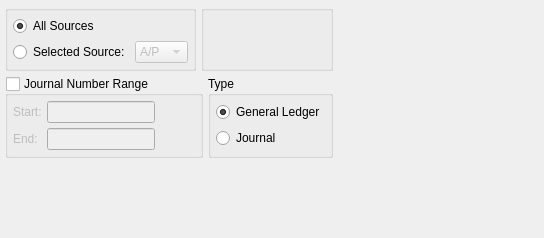
<?xml version="1.0" encoding="UTF-8"?>
<ui version="4.0">
 <comment>This file is part of the xTuple ERP: PostBooks Edition, a free and
open source Enterprise Resource Planning software suite,
Copyright (c) 1999-2010 by OpenMFG LLC, d/b/a xTuple.
It is licensed to you under the Common Public Attribution License
version 1.0, the full text of which (including xTuple-specific Exhibits)
is available at www.xtuple.com/CPAL.  By using this software, you agree
to be bound by its terms.</comment>
 <class>dspGLSeries</class>
 <widget class="QWidget" name="dspGLSeries">
  <property name="geometry">
   <rect>
    <x>0</x>
    <y>0</y>
    <width>544</width>
    <height>238</height>
   </rect>
  </property>
  <property name="windowTitle">
   <string>Journal Series</string>
  </property>
  <layout class="QVBoxLayout" name="verticalLayout">
   <property name="spacing">
    <number>0</number>
   </property>
   <item>
    <layout class="QHBoxLayout" name="horizontalLayout_2">
     <item>
      <layout class="QGridLayout" name="gridLayout_6">
       <item row="0" column="0">
        <widget class="QGroupBox" name="_sourceGroup">
         <property name="title">
          <string/>
         </property>
         <layout class="QGridLayout" name="gridLayout">
          <item row="0" column="0" colspan="2">
           <widget class="QRadioButton" name="_allSources">
            <property name="text">
             <string>All Sources</string>
            </property>
            <property name="checked">
             <bool>true</bool>
            </property>
           </widget>
          </item>
          <item row="1" column="0">
           <widget class="QRadioButton" name="_selectedSource">
            <property name="text">
             <string>Selected Source:</string>
            </property>
           </widget>
          </item>
          <item row="1" column="1">
           <widget class="XComboBox" name="_source">
            <property name="enabled">
             <bool>false</bool>
            </property>
            <item>
             <property name="text">
              <string>A/P</string>
             </property>
            </item>
            <item>
             <property name="text">
              <string>A/R</string>
             </property>
            </item>
            <item>
             <property name="text">
              <string>G/L</string>
             </property>
            </item>
            <item>
             <property name="text">
              <string>I/M</string>
             </property>
            </item>
            <item>
             <property name="text">
              <string>P/D</string>
             </property>
            </item>
            <item>
             <property name="text">
              <string>P/O</string>
             </property>
            </item>
            <item>
             <property name="text">
              <string>S/O</string>
             </property>
            </item>
            <item>
             <property name="text">
              <string>S/R</string>
             </property>
            </item>
            <item>
             <property name="text">
              <string>W/O</string>
             </property>
            </item>
           </widget>
          </item>
         </layout>
        </widget>
       </item>
       <item row="0" column="1">
        <widget class="QGroupBox" name="_dateGroup">
         <property name="title">
          <string/>
         </property>
         <layout class="QGridLayout" name="gridLayout_2">
          <item row="0" column="0">
           <widget class="DateCluster" name="_dates">
            <property name="focusPolicy">
             <enum>Qt::StrongFocus</enum>
            </property>
           </widget>
          </item>
         </layout>
        </widget>
       </item>
       <item row="1" column="0" colspan="2">
        <layout class="QHBoxLayout" name="horizontalLayout">
         <item>
          <widget class="QGroupBox" name="_jrnlGroup">
           <property name="enabled">
            <bool>true</bool>
           </property>
           <property name="title">
            <string>Journal Number Range</string>
           </property>
           <property name="checkable">
            <bool>true</bool>
           </property>
           <property name="checked">
            <bool>false</bool>
           </property>
           <layout class="QGridLayout" name="gridLayout_3">
            <item row="0" column="0">
             <widget class="QLabel" name="_startJrnlnumLit">
              <property name="text">
               <string>Start:</string>
              </property>
             </widget>
            </item>
            <item row="0" column="1">
             <widget class="QLineEdit" name="_startJrnlnum">
              <property name="sizePolicy">
               <sizepolicy hsizetype="Preferred" vsizetype="Fixed">
                <horstretch>0</horstretch>
                <verstretch>0</verstretch>
               </sizepolicy>
              </property>
             </widget>
            </item>
            <item row="0" column="2">
             <spacer name="horizontalSpacer">
              <property name="orientation">
               <enum>Qt::Horizontal</enum>
              </property>
              <property name="sizeHint" stdset="0">
               <size>
                <width>40</width>
                <height>20</height>
               </size>
              </property>
             </spacer>
            </item>
            <item row="1" column="0">
             <widget class="QLabel" name="_endJrnlnumLit">
              <property name="text">
               <string>End:</string>
              </property>
             </widget>
            </item>
            <item row="1" column="1">
             <widget class="QLineEdit" name="_endJrnlnum">
              <property name="sizePolicy">
               <sizepolicy hsizetype="Preferred" vsizetype="Fixed">
                <horstretch>0</horstretch>
                <verstretch>0</verstretch>
               </sizepolicy>
              </property>
             </widget>
            </item>
           </layout>
          </widget>
         </item>
         <item>
          <widget class="QGroupBox" name="_typeGroup">
           <property name="title">
            <string>Type</string>
           </property>
           <layout class="QGridLayout" name="gridLayout_5">
            <item row="1" column="0">
             <widget class="QRadioButton" name="_journal">
              <property name="text">
               <string>Journal</string>
              </property>
             </widget>
            </item>
            <item row="0" column="0">
             <widget class="QRadioButton" name="_generalLedger">
              <property name="text">
               <string>General Ledger</string>
              </property>
              <property name="checked">
               <bool>true</bool>
              </property>
             </widget>
            </item>
           </layout>
          </widget>
         </item>
        </layout>
       </item>
      </layout>
     </item>
     <item>
      <spacer>
       <property name="orientation">
        <enum>Qt::Horizontal</enum>
       </property>
       <property name="sizeType">
        <enum>QSizePolicy::Expanding</enum>
       </property>
       <property name="sizeHint" stdset="0">
        <size>
         <width>0</width>
         <height>20</height>
        </size>
       </property>
      </spacer>
     </item>
    </layout>
   </item>
   <item>
    <spacer name="verticalSpacer">
     <property name="orientation">
      <enum>Qt::Vertical</enum>
     </property>
     <property name="sizeHint" stdset="0">
      <size>
       <width>20</width>
       <height>17</height>
      </size>
     </property>
    </spacer>
   </item>
  </layout>
 </widget>
 <layoutdefault spacing="5" margin="5"/>
 <pixmapfunction>qPixmapFromMimeSource</pixmapfunction>
 <customwidgets>
  <customwidget>
   <class>DateCluster</class>
   <extends>QWidget</extends>
   <header>datecluster.h</header>
  </customwidget>
  <customwidget>
   <class>XComboBox</class>
   <extends>QComboBox</extends>
   <header>xcombobox.h</header>
  </customwidget>
 </customwidgets>
 <tabstops>
  <tabstop>_allSources</tabstop>
  <tabstop>_selectedSource</tabstop>
  <tabstop>_source</tabstop>
  <tabstop>_dates</tabstop>
  <tabstop>_startJrnlnum</tabstop>
  <tabstop>_endJrnlnum</tabstop>
 </tabstops>
 <resources/>
 <connections>
  <connection>
   <sender>_selectedSource</sender>
   <signal>toggled(bool)</signal>
   <receiver>_source</receiver>
   <slot>setEnabled(bool)</slot>
   <hints>
    <hint type="sourcelabel">
     <x>20</x>
     <y>20</y>
    </hint>
    <hint type="destinationlabel">
     <x>20</x>
     <y>20</y>
    </hint>
   </hints>
  </connection>
 </connections>
</ui>
